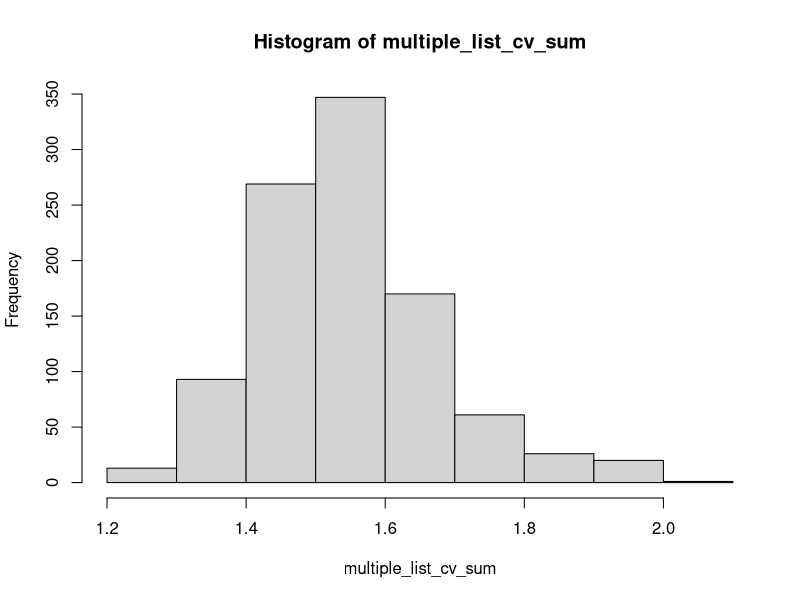

The R source for this figure:

# week 1 assignment requirement -------------------------------------------

# Assignment 1.1
# 1) Create a list with length 10: for the first component list[[1]], the dimension is 1, the second is 1*2, the third is 3*3, the fourth is 4*4, and so on. 
# The values should be selected randomly from 1:100.
# 2) For each component in the list, select the values > 50
# 3) and write a function to calculate a value = sd (values)/mean(values) when length(values)>1, otherwise return 0.
# 4) Loop for each component, you will get 10 values, and then calculate the sum of the 10 values
# 5) Repeat the process for many times (could you find any patterns? Plot a histogram)

# Assignment 1.2
# 1) Read the csv file “authorlist.csv”
# 2) Select columns “Author Name” and “Discipline”. The variable discipline contains one or a set of words.
# 3) Output: a co-occurrence matrix M, e.g., M[1,1] = communication, health, 5 authors



# Assignment 1.1 ----------------------------------------------------------

# 1) Create a list with length 10: for the first component list[[1]], the dimension is 1 ------------------- 
# the second is 1*2, the third is 3*3, the fourth is 4*4, and so on. 
# The values should be selected randomly from 1:100.

# A list is a collection of all data structure.
# The assignment asks us to create a list with certain requirements to meet, the basic idea is to 
# [1] create an empty list and then 
# [2] fill the empty list with data 

# [1] create an empty list
list_1 = list()

# [2] fill in data 
# about the list: containing 10 components; list[[1]] 1*1; list[[2]] 1*2; list[[3]] 3*3; list[[4]] 4*4..... list[[n]] = n*n
# we can see: the fist two components have different rules in terms of the dimension of the data set, and the rest components remain the same rule. 
# each of the components can be viewed as a matrix

# to create a matrix:
matrix(1:10,nrow = 2, ncol = 5)

# to generate randomly selected values from 1:100
sample(1:100,size = 2, replace = T)

# for the first two components:
random_1 = sample(100, size = 1*1, replace = T)
component_1 = matrix(random_1,nrow = 1, ncol = 1)

random_2 = sample(100, size = 1*2, replace = T)
component_2 = matrix(random_2,nrow = 1, ncol = 2)

# full the list_1 with component_1 & component_2
list_1[[1]] = component_1
list_1[[2]] = component_2


# for the rest of components:

random_3 = sample(100, size = 3*3, replace = T)
component_3 = matrix(random_3,nrow = 3, ncol = 3)

random_4 = sample(100, size = 4*4, replace = T)
component_4 = matrix(random_4,nrow = 4, ncol = 4)

# find the way how other components are constructed
# random_i = sample(100, size = i*i, replace = T)
# component_i = matrix(random_i,nrow = i, ncol = i)
# and then fill them in list_1 

# write a loop 
for (i in 3:10) {
  random_i = sample(100, size = i*i, replace = T)
  component_i = matrix(random_i,nrow = i, ncol = i)
  list_1[[i]] = component_i
}


# see how list_1 looks like 
list_1

# 2) For each component in the list, select the values > 50 -----------------------

component_1 = list_1[[5]]
aim_value_1 = component_1[component_1>50]

component_2 = list_1[[7]]
aim_value_2 = component_2[component_2>50]

# component_i = list_1[[i]] ; aim_value_i = component_i[component_i>50]

# 3) and write a function to calculate a value = sd (values)/mean(values) when length(values)>1, otherwise return 0.---------
length(aim_value_1)
# sd (values)/mean(values) : Coefficient of variation (CV).
cv_2 = sd(aim_value_2)/mean(aim_value_2)


# 4) Loop for each component, you will get 10 values, and then calculate the sum of the 10 values--------
# first, create an empty vector to store the cv 

cv_all = c()
for (i in 1:10) {
  component_i = list_1[[i]]
  aim_value_i = component_i[component_i>50]
  if (length(aim_value_i >1)) {
    cv_i = sd(aim_value_i)/mean(aim_value_i)
  }
  else {
    cv_i = 0
  }
  cv_all = append(cv_all,cv_i)
}

cv_all
sum(cv_all)


# create a function so that every time we input a list (which meet the requirement of (1)), we will get the sum of cvs 
# so for the function, the input value should a list 
function_cv_sum = function(j) {
  cv_all = c()
  for (i in 1:10) {
    component_i = j[[i]]
    aim_value_i = component_i[component_i>50]
    if (length(aim_value_i)>1) {
      cv_i = sd(aim_value_i)/mean(aim_value_i)
    }
    else {
      cv_i = 0
    }
    cv_all = append(cv_all,cv_i)
  }
  sum_cv = sum(cv_all)
  return(sum_cv)
} 



# 5) Repeat the process for many times (could you find any patterns? Plot a histogram)
# first, generate 1000 lists which meet the requirements
# below is the way to generate 1 list 
gen_list = function(list_length) {
  aim_list = list()
  for (i in 1:list_length) {
    if (i>2) {
      random_i = sample(100, size = i*i, replace = T)
      component_i = matrix(random_i,nrow = i, ncol = i)
      aim_list[[i]] = component_i
    }
    else {
      random_i = sample(100, size = 1*i, replace = T)
      component_i = matrix(random_i,nrow = 1, ncol = i)
      aim_list[[i]] = component_i
    }
  }
  return(aim_list)
}

# repeat the list generation process for 1000 times and then calculate the sum of cv each time and store the result 

multiple_list = list()
multiple_list_cv_sum = c()
for (n in 1:1000) {
  multiple_list[[n]] = gen_list(10)
  cv_sum = function_cv_sum(multiple_list[[n]])
  multiple_list_cv_sum = append(multiple_list_cv_sum,cv_sum)
}

multiple_list[[1]]
multiple_list_cv_sum 
hist(multiple_list_cv_sum)

# Normal distribution with μ = around 1.5 (a little positively skewed)




# assignment 1.2 ----------------------------------------------------------

# read in data
author_data = read.csv("authorlist.csv",stringsAsFactors = FALSE)
head(author_data)
# select columns “Author Name” and “Discipline”. The variable discipline contains one or a set of words.
author_data_new = author_data[,c("Author.Name","Discipline")]
View(author_data_new)

install.packages("dplyr")
library(dplyr)

is.na(author_data_new$Discipline) %>% table()

# we notice that the variable discipline contains one or a set of words: 
  author_data_new$Discipline[12] # "Medicine,Health"
  author_data_new$Discipline[73] # "Disease;Agriculture"
  
# first split the string so that author_data_new$Discipline[12] ("Medicine,Health") can become "Medicine" "Health";
  # and author_data_new$Discipline[73] can become "Disease", "Agriculture"
  
# first change ";" into ","
gsub(";",",",author_data_new$Discipline[73])
# then split the string 
strsplit(author_data_new$Discipline[12],split=',')

author_data_new$Discipline = gsub(";",",",author_data_new$Discipline)
author_data_new$Discipline_sep = strsplit(author_data_new$Discipline,split=',')

# display how many elements in each Discipline_sep
author_data_new$Discipline_sep[[73]] %>% length()

data.frame(author_data_new$Author.Name[[73]],author_data_new$Discipline_sep[[73]])

# reform the dataset into a dataframe with each roll containing one author and one discipline  
author_discipline = data.frame() 
for (i in 1:nrow(author_data_new)) {
  if (length(author_data_new$Discipline_sep[[i]]) >= 2) {
    df = data.frame(author=author_data_new$Author.Name[[i]],
                    disciplines=author_data_new$Discipline_sep[[i]],stringsAsFactors = F)
    author_discipline = rbind(author_discipline,df)
  }
}

# we can ignore the authors who only have 1 discipline since our focus is the cooccurance of disciplines 

# see how many unique disciplines we have 

author_discipline$disciplines %>% unique() %>% sort()
# sort(): alphabetical order 

# notice: " Epidemiology": white space ; 
# "Computer" "Computer science" "Computer Science": "computer science" to "computer" & lowercase 
# "informatics" "Informatics": lowercase 
# "Sciences" into "Science" : 
# "Social Sciences" into "Social Sciences" 
# merge "Public Health" with "Health"

# remove white space
trimws(" Epidemiology")
author_discipline$disciplines = trimws(author_discipline$disciplines)
# to lower case 
tolower("Computer science")
author_discipline$disciplines = tolower(author_discipline$disciplines)
# reform others
author_discipline$disciplines[author_discipline$disciplines == "computer science"] = "computer"
author_discipline$disciplines[author_discipline$disciplines == "sciences"] = "science"
author_discipline$disciplines[author_discipline$disciplines == "social sciences"] = "social science"
author_discipline$disciplines[author_discipline$disciplines == "public health"] = "health"

# see unique disciplines again 
author_discipline$disciplines %>% unique() %>% sort()
head(author_discipline)

# now we want to change into a author*discipline matrix 
# author    discipline_1    discipline_2     discipline_3   .....    discipline_n 
#   1            1              0              1            .....      0
#   2            0              0              1            .....      1
#   .            .              .              .            .....      .
#   n            0              1              1            .....      0 

# packge "reshape" provide a convenient way to cast from long format (the one we have now) into wide format (the matrix we want)
install.packages("reshape")
library("reshape")
?cast
names(author_discipline)
author_discipline$n = 1 
# we need to add a variable "n" to the dataframe because when we cast from long dataframe
# to wide matrix, we need to specify the exact value in the matrix. 
# if an author has discipline x, we should assign the value "1" to him/her.  
author_disc_matrix = cast(author_discipline,author~disciplines,value="n")
names_author = author_disc_matrix[,1]


author_disc_matrix = author_disc_matrix[,2:ncol(author_disc_matrix)]
rownames(author_disc_matrix) = names_author

max(author_disc_matrix) #4  this number should be 1 because for each discipline, each author should only appear onece. 
# the reason why there are values > 1 is because some authors' data has repeated, for example:
author_discipline[author_discipline$author=="Paul, Michael J",]
author_data_new[author_data_new$Author.Name=="Paul, Michael J",]
# so change value > 1 into 1 
author_disc_matrix[author_disc_matrix>1] = 1


# if you don't know the cast function in reshape package, we can also do it in an old school way just using basic functions in R

author_list =  author_discipline$author %>% unique() %>% sort()
discipline_list = author_discipline$disciplines %>% unique() %>% sort()

author_disc_matrix_basic_way = matrix(0,nrow = length(author_list),ncol = length(discipline_list),
                                      dimnames = list(author_list,discipline_list))
for (auth in author_list) {
  for (disci in discipline_list) {
    if (disci %in% author_discipline[author_discipline$author == auth,]$disciplines) {
      author_disc_matrix_basic_way[auth,disci] = 1
    }
  }
}

# see if the two matrixs are the same 
author_disc_matrix==author_disc_matrix_basic_way 
data_matrix = as.matrix(author_disc_matrix)
colnames(data_matrix) = colnames(author_disc_matrix)

# calculate the co-occurrence matrix of disciplines 
coocur_matrix =  t(data_matrix) %*% data_matrix

# to understand the calculation of co-occurrence matrix by t(matrix) %*% (matrix)

# we have original author-discipline matrix: m1
# author    discipline_1    discipline_2     discipline_3   .....    discipline_n 
# auth_1            1              1              1            .....      0
# auth_2            0              0              1            .....      1
#   .            .              .              .            .....      .
# auth_m            0              1              1            .....      0 

# after transformation: discipline-author matrix: m2
# disc        author_1        author_2  .....     author_m
# disc_1          1             0       .....         0
# disc_2          1             0       .....         1
# disc_3          1             1       .....         1
#   .             .             .       .....         .
# disc_n          0             1       .....         0

# matrix multiplication
# M1        M2
# 1,2,3      7,  8
# 4,5,6      9, 10
#           11, 12

# M1*M2[1,1]: 1*7+2*9+3*11 
# M1*M2[1,2]: 1*8+2*10+3*12 

# in our case: pick disc_1 & disc_2 for analysis: the value of t1*t2 is the value of 
# t1
  # author    discipline_1      discipline_2
  # auth_1            1              1
  # auth_2            0              0
  #   .               .
  # auth_m            0              1       

# t2 
# disc        author_1        author_2  .....     author_m
# disc_1          1             0       .....         0
# disc_2          1             0       .....         1

# let calculate co-occurrence bwteen disc_1 & disc_2 [it should be 1 because only auth_1 both appreaed in disc_1 & disc_2]

# t2*t1[1,2] =  1*1 + 0*0 + 0*1 =  1 YES! what does it mean by matrix multiplication?
# for author_1, disc_1 =1 & disc_2 = 1 for author_2: disc_1 = 0 & disc_2 = 0 ...
# therefore coocur_matrix =  t(data_matrix) %*% data_matrix



# if not use matrix matiplication -----------------------------------------
# author_disc_matrix
coocur_matrix_old_school<-matrix(0,nrow = ncol(author_disc_matrix),
                                 ncol = ncol(author_disc_matrix),
                                 dimnames = list(colnames(author_disc_matrix),
                                                 colnames(author_disc_matrix)))

for (auth in rownames(author_disc_matrix)) {
  for (disc_i in colnames(author_disc_matrix)) {
    for (disc_j in colnames(author_disc_matrix)) {
      if (author_disc_matrix[auth,disc_i] == 1 
          & author_disc_matrix[auth,disc_j]) {
        coocur_matrix_old_school[disc_i,disc_j] = coocur_matrix_old_school[disc_i,disc_j]+1
      }
    }
  }
}

# see if two ways work out the same 
coocur_matrix == coocur_matrix_old_school
